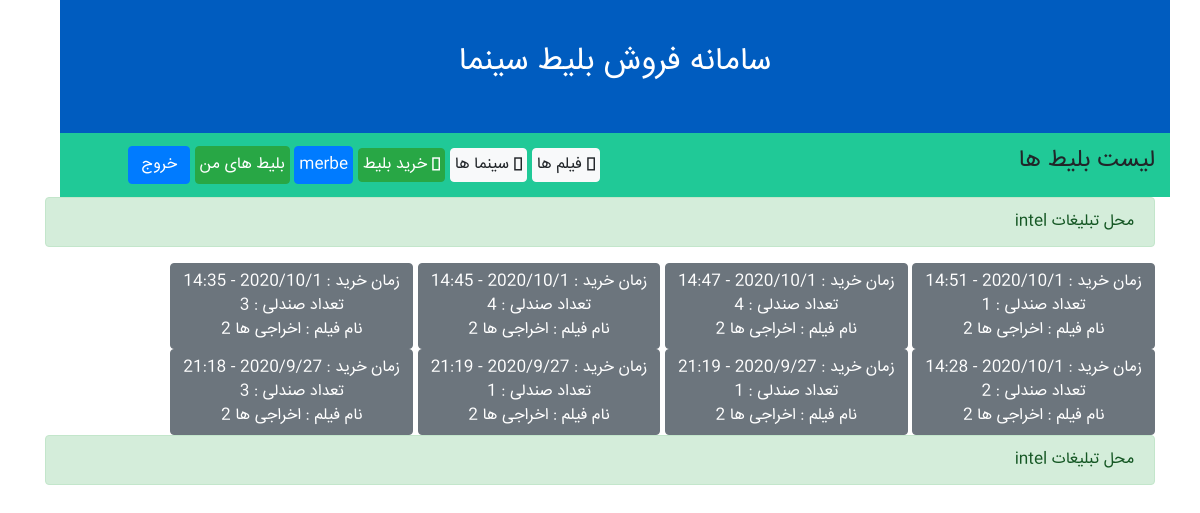
Page /ticket/list (signed in) on the earlier database version.
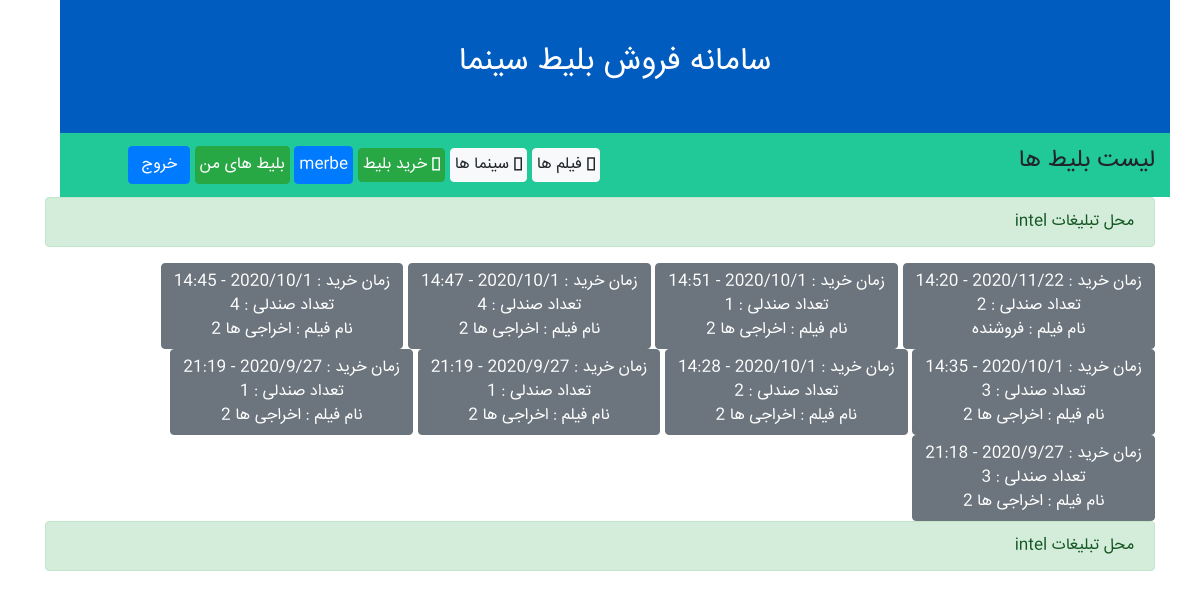
Same page on the later database version.
### ticketing/models.py (models this page shows, shortened)
class Ticket(models.Model):
    class Meta:
        verbose_name = 'بلیت'
        verbose_name_plural = 'ها'
    showtime = models.ForeignKey('ShowTime', on_delete=models.PROTECT, verbose_name='سانس')
    customer = models.ForeignKey('accounts.Profile', on_delete=models.PROTECT, verbose_name="کاربر")
    seat_count = models.IntegerField('تعداد صندلی')
    order_time = models.DateTimeField('زمان خرید', auto_now_add=True)

class ShowTime(models.Model):
    class Meta:
        verbose_name = "سانس"
        verbose_name_plural = "سانس ها"
    movie = models.ForeignKey('Movie', on_delete=models.PROTECT, verbose_name="نام فیلم")
    cinema = models.ForeignKey('Cinema', on_delete=models.PROTECT, verbose_name="نام سینما")
    start_time = models.DateTimeField("زمان سانس")
    price = models.IntegerField("قیمت")
    sabale_seats = models.IntegerField('تعداد صندلی ها')
    free_seats = models.IntegerField("تعداد صندلی خالی")
    """
    define constant for choice status of showtime
    """
    SALE_NOT_STARTED = 1
    SALE_OPEN = 2
    TICKETS_SALE = 3
    SALE_CLOSED = 4
    MOVIE_PLAYED = 5
    SHOW_CANSELED = 6
    status_choice = (
        (SALE_NOT_STARTED, "فروش آغاز نشده"),
        (SALE_OPEN, "در حال فروش بلیط"),
        (TICKETS_SALE, "بلیط ها تمام شد"),
        (SALE_CLOSED, "فروش بلیط بسته شد"),
        (MOVIE_PLAYED, "فیلم پخش شد"),
        (SHOW_CANSELED, "سانس لغو شد"),
    )
    status = models.IntegerField("وضعیت", choices=status_choice)

class Movie(models.Model):
    class Meta:
        verbose_name = "فیلم"
        verbose_name_plural = "فیلم ها"
    name = models.CharField(max_length=100, verbose_name="نام فیلم")
    director = models.CharField(max_length=50, verbose_name="کارگردان فیلم")
    year = models.IntegerField(default=1380, verbose_name="سال ساخت فیلم")
    length = models.IntegerField(default=120, verbose_name="زمان فیلم")
    description = models.TextField("توضیحات", null=True)
    poster = models.ImageField("پوستر", upload_to='imageposter/')

### ticketing/views.py (the view)
# urls.py: path('ticket/list', views.ticket_list, name='ticket_list'), # view for show ticket list
@login_required
def ticket_list(request):
    tickets = Ticket.objects.filter(customer=request.user.profile).order_by('-order_time')
    context = {
        'tickets': tickets
    }
    return render(request, 'ticketing/ticket_list.html', context)

### ticketing/templates/ticketing/ticket_list.html
{% extends 'ticketing/base_page.html' %}
{% block toolbar_title %}
    لیست بلیط ها
{% endblock %}
{% block main_content %}
    {% for ticket in tickets %}
        <div class="btn btn-secondary">
            <div>
                زمان خرید  : {{ ticket.order_time|date:'Y/n/j - H:i' }}
            </div>
            <div>
                تعداد صندلی : {{ ticket.seat_count }}
            </div>
            <div>
                نام فیلم : {{ ticket.showtime.movie.name }}
            </div>
        </div>
    {% endfor %}
{% endblock %}

### ticketing/templates/ticketing/base_page.html (shortened to what this page needs)
{% load static %}
<!DOCTYPE html>
<html lang="en" dir="rtl">
<head>
    <link rel="stylesheet" type="text/css" href="{% static "ticketing/css/bootstrap.rtl.css" %}">
    <link rel="stylesheet" type="text/css" href="{% static "ticketing/css/bootstrap-grid.rtl.css" %}">
    <link rel="stylesheet" type="text/css" href="{% static "ticketing/css/fontawesome.css" %}">
    <link rel="stylesheet" type="text/css" href="{% static "ticketing/css/all.css" %}">
    <link rel="stylesheet" type="text/css" href="{% static "ticketing/css/main.css" %}">
</head>
<body style="direction: rtl;!important">
    <body dir="rtl">
    <div class="container" id="countainer">
        <div class="row align-items-center" id="header">
            <div class="col text-center">
                <h2>سامانه فروش بلیط سینما</h2>
            </div>
        </div>
        <div class="row align-items-center" id="toolbar">
            <div class="col-6 ">
                <h4>
                    {% block toolbar_title %}
                    {% endblock %}
                </h4>
            </div>
            <div class="col-6 text-left">
               {% block toolbar_button %}
                    <a class="button-fix btn btn-light py-1 px-1" href="{% url 'ticketing_app:movie_list' %}">
                          <i class="fa fa-film" aria-hidden="true"></i>
                             فیلم ها
                    </a>
                    <a class="button-fix btn btn-light py-1 px-1" href="{% url 'ticketing_app:cinema_list' %}">
                          <i class="fa fa-building" aria-hidden="true"></i>
                          سینما ها
                    </a>
                    <a class="button-fix btn btn-success py-1 px-1" href="{% url 'ticketing_app:showtime_list' %}">
                          <i class="fa fa-building" aria-hidden="true"></i>
                          خرید بلیط
                    </a>
                   {% if user.is_authenticated %}
                        <a class="btn btn-primary px-1" href="{% url 'accounts:profile_details' %}" >
                            {{ user.username}}
                        </a>
                         <a class="btn btn-success px-1" href="{% url 'ticketing_app:ticket_list'%}" >
                            بلیط های من
                        </a>
                        <a class="btn btn-primary" href="{% url 'accounts:logout' %}" >
                            خروج
                        </a>
                   {% else %}
                       <a class="button-fix btn btn-primary py-1 px-2 mr-3" href="{% url 'accounts:login'%}">
                          <i class="fa fa-building" aria-hidden="true"></i>
                          ورود
                        </a>
                   {% endif %}
               {% endblock %}
            </div>
        </div>
        {% include "ticketing/_ad.html" with company="intel" color="success"%}
        {% block main_content %}
        {% endblock %}
        {% include "ticketing/_ad.html" with company="intel" color="success"%}
    </div>
</body>
</html>

### ticketing/templates/ticketing/_ad.html
 <div class="alert alert-{{ color }}">محل تبلیغات {{ company }}</div>

### ticketing/static/ticketing/css/all.css (style rules this page uses)
.fa, .fas, .far, .fal, .fad, .fab { -moz-osx-font-smoothing: grayscale; -webkit-font-smoothing: antialiased; display: inline-block; font-style: normal; font-variant: normal; text-rendering: auto; line-height: 1; }
.fa-building:before { content: "\f1ad"; }
.fa-film:before { content: "\f008"; }
.fa, .fas { font-family: 'Font Awesome 5 Free'; font-weight: 900; }

### ticketing/static/ticketing/css/main.css (style rules this page uses)
#header { width: 100%; height: 5em; background-color: #005cbf; font-size: 20pt; color: #ffffff; }
#toolbar { width: 100%; background-color: #20c997; height: 8vh; }
.button-fix { text-align: left; }

Differences in the rows shown:
added Ticket: order_time "2020/11/22 - 14:20", seat_count "2", showtime.movie.name "فروشنده"
